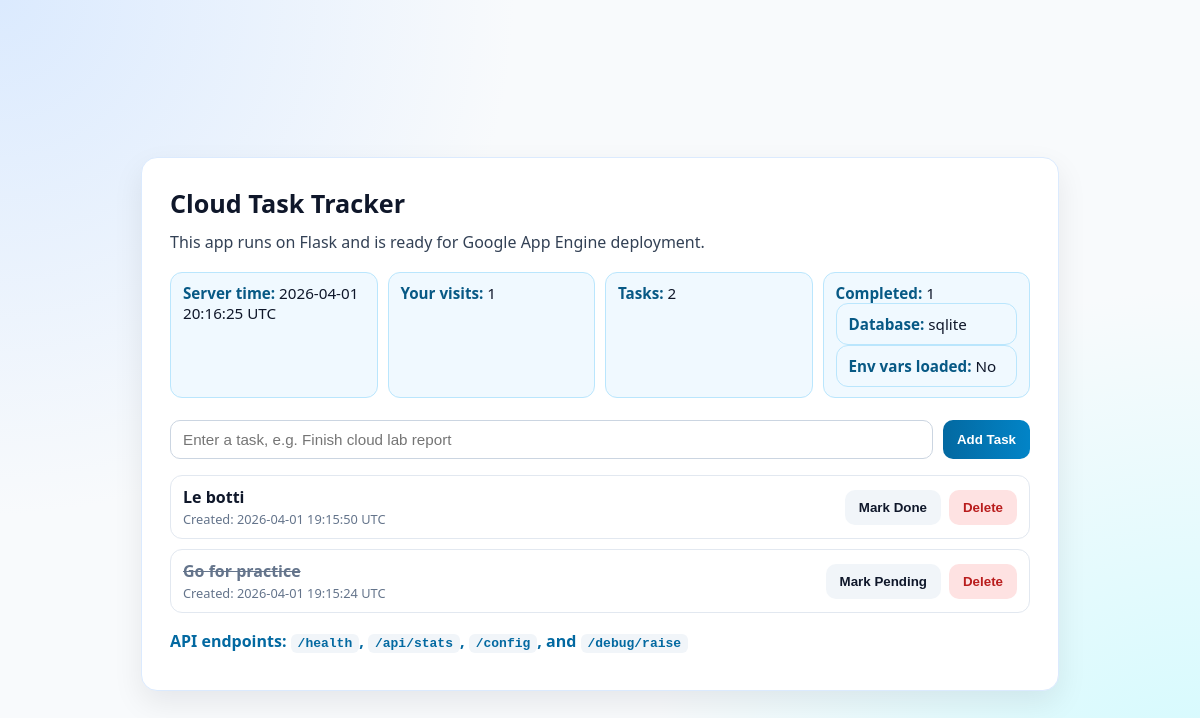
The page / on the database its author committed.
### tables this page shows
CREATE TABLE tasks (
        id INTEGER PRIMARY KEY AUTOINCREMENT,
        title TEXT NOT NULL,
        done BOOLEAN NOT NULL DEFAULT 0,
        created_at TEXT NOT NULL
    );

### main.py (the view)
@app.get("/")
def home() -> str:
    session["visits"] = int(session.get("visits", 0)) + 1
    tasks = _fetch_tasks()
    total, completed = task_counts()
    return render_template(
        "index.html",
        current_time=utc_now(),
        visits=session["visits"],
        tasks=tasks,
        total_tasks=total,
        completed_tasks=completed,
        pending_tasks=total - completed,
        **_database_flags(),
    )

### main.py (called while the page is built)
def utc_now() -> str:
    return datetime.now(timezone.utc).strftime("%Y-%m-%d %H:%M:%S UTC")

def _normalize_database_url() -> str:
    database_url = app.config["DATABASE_URL"]
    if database_url.startswith("postgres://"):
        return "postgresql://" + database_url[len("postgres://") :]
    return database_url

def _database_backend() -> str:
    database_url = _normalize_database_url()
    return "postgresql" if database_url.startswith("postgresql://") else "sqlite"

def _open_database_connection() -> tuple[str, Any]:
    backend = _database_backend()
    database_url = _normalize_database_url()
    if backend == "postgresql":
        if psycopg2 is None:
            raise RuntimeError("psycopg2-binary is not installed")
        connection = psycopg2.connect(database_url, cursor_factory=RealDictCursor)
        return backend, connection
    sqlite_path = database_url.replace("sqlite:///", "", 1)
    connection = sqlite3.connect(sqlite_path, timeout=10)
    connection.row_factory = sqlite3.Row
    connection.execute("PRAGMA foreign_keys = ON")
    return backend, connection

def task_counts() -> tuple[int, int]:
    tasks = _fetch_tasks()
    total = len(tasks)
    completed = sum(1 for task in tasks if task["done"])
    return total, completed

def _database_flags() -> dict[str, object]:
    return {
        "database_configured": bool(os.environ.get("DATABASE_URL")),
        "secret_key_loaded": bool(os.environ.get("FLASK_SECRET_KEY")),
        "database_backend": _database_backend(),
    }

### templates/index.html (shortened to what this page needs)
<!doctype html>
<html lang="en">
  <head>
  </head>
  <body>
    <main class="wrap">
      <section class="card">
        <h1>Cloud Task Tracker</h1>
        <p>
          This app runs on Flask and is ready for Google App Engine deployment.
        </p>
        <div class="meta">
          <div class="pill">
            <span class="label">Server time:</span> {{ current_time }}
          </div>
          <div class="pill">
            <span class="label">Your visits:</span> {{ visits }}
          </div>
          <div class="pill">
            <span class="label">Tasks:</span> {{ total_tasks }}
          </div>
          <div class="pill">
            <span class="label">Completed:</span> {{ completed_tasks }}
            <div class="pill">
              <span class="label">Database:</span> {{ database_backend }}
            </div>
            <div class="pill">
              <span class="label">Env vars loaded:</span>
              {{ "Yes" if database_configured else "No" }}
            </div>
          </div>
        </div>
        <form class="add" method="post" action="/tasks">
          <input
            type="text"
            name="title"
            maxlength="120"
            placeholder="Enter a task, e.g. Finish cloud lab report"
            required
          />
          <button class="btn-primary" type="submit">Add Task</button>
        </form>
        {% if tasks %}
        <ul class="task-list">
          {% for task in tasks %}
          <li class="task-item">
            <div>
              <div class="task-title {% if task.done %}done{% endif %}">
                {{ task.title }}
              </div>
              <div class="task-time">Created: {{ task.created_at }}</div>
            </div>
            <form
              class="inline"
              method="post"
              action="/tasks/{{ task.id }}/toggle"
            >
              <button class="btn-muted" type="submit">
                {% if task.done %}Mark Pending{% else %}Mark Done{% endif %}
              </button>
            </form>
            <form
              class="inline"
              method="post"
              action="/tasks/{{ task.id }}/delete"
            >
              <button class="btn-danger" type="submit">Delete</button>
            </form>
          </li>
          {% endfor %}
        </ul>
        {% else %}
        <p>No tasks yet. Add one using the form above.</p>
        {% endif %}
        <p class="ok">
          API endpoints: <code>/health</code>, <code>/api/stats</code>,
          <code>/config</code>, and <code>/debug/raise</code>
        </p>
      </section>
    </main>
  </body>
</html>

### templates/index.html (style rules this page uses)
:root { --bg: #f8fafc; --surface: #ffffff; --text: #0f172a; --muted: #334155; --accent: #0369a1; --accent-2: #0284c7; --danger: #b91c1c; --line: #dbeafe; }
body { margin: 0; font-family: "Segoe UI", Tahoma, Geneva, Verdana, sans-serif; background: radial-gradient(circle at 0% 0%, #dbeafe 0%, transparent 35%), radial-gradient(circle at 100% 100%, #cffafe 0%, transparent 38%), var(--bg); color: var(--text); }
.wrap { min-height: 100vh; display: grid; place-items: center; padding: 24px; }
.card { width: min(860px, 100%); background: var(--surface); border-radius: 16px; border: 1px solid var(--line); box-shadow: 0 12px 30px rgba(2, 6, 23, 0.08); padding: 28px; }
h1 { margin: 0 0 10px; font-size: clamp(1.5rem, 2.1vw, 2rem); }
p { margin: 8px 0; line-height: 1.5; color: var(--muted); }
.meta { display: grid; grid-template-columns: repeat(auto-fit, minmax(160px, 1fr)); gap: 10px; margin: 18px 0 22px; }
.pill { background: #f0f9ff; border: 1px solid #bae6fd; border-radius: 12px; padding: 10px 12px; font-size: 0.95rem; }
.label { color: #075985; font-weight: 600; }
form.add { display: flex; flex-wrap: wrap; gap: 10px; margin-bottom: 14px; }
input[type="text"] { flex: 1 1 250px; border: 1px solid #cbd5e1; border-radius: 10px; padding: 10px 12px; font-size: 0.95rem; }
button { border: 0; border-radius: 10px; padding: 10px 14px; font-weight: 600; cursor: pointer; }
.btn-primary { background: linear-gradient(90deg, var(--accent), var(--accent-2)); color: #fff; }
.task-list { list-style: none; margin: 16px 0 0; padding: 0; display: grid; gap: 10px; }
.task-item { display: grid; grid-template-columns: 1fr auto auto; align-items: center; gap: 8px; border: 1px solid #e2e8f0; border-radius: 12px; padding: 10px 12px; }
.task-title { font-weight: 600; }
.task-title.done { text-decoration: line-through; color: #64748b; }
.task-time { font-size: 0.8rem; color: #64748b; margin-top: 2px; }
.btn-muted { background: #f1f5f9; color: #0f172a; }
.btn-danger { background: #fee2e2; color: var(--danger); }
.inline { display: inline; }
code { background: #f1f5f9; padding: 2px 7px; border-radius: 6px; }
.ok { margin-top: 16px; color: var(--accent); font-weight: 600; }

### rows shown on the page
tasks: title "Le botti", created_at "2026-04-01 19:15:50 UTC", done "Mark Done"
tasks: title "Go for practice", created_at "2026-04-01 19:15:24 UTC", done "Mark Pending"

### other values the page prints
{{ current_time }} "2026-04-01 20:16:25 UTC"
{{ visits }} "1"
{{ total_tasks }} "2"
{{ completed_tasks }} "1"
{{ database_backend }} "sqlite"
{{ "Yes" if database_configured else "No" }} "No"
